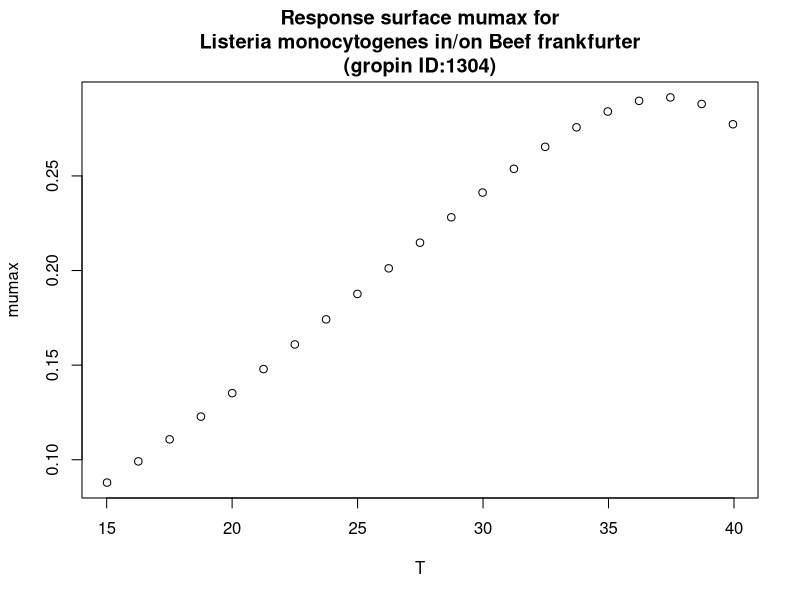

This chart was generated by the following R code:
#############################
# start of Parameter script
#############################
T <- seq(15.015,39.96003996004,length.out=21)
#############################
# end of Parameter script
#############################
############################# 
# start of Model script Gropin ID 1304 
#############################
 
# constant coefficients for this model
 
variables <- data.frame(T)
argumentsPar <- expand.grid(variables)
 
# heart of the model
response_surface <- function(T) {
   mumax <-0.00153*((T-0.109)^1.5)*(1-exp(0.210*(T-46.03)))

return(mumax=mumax)
} 

# output parameters
responseSurface <- cbind(argumentsPar,response_surface(argumentsPar['T']))
colnames(responseSurface) <- c(colnames(argumentsPar),'mumax')
#############################
# End of Model script
#############################
############################# 
# start of Visualisation script Gropin ID 1304 
#############################
plot(T,responseSurface$'mumax',xlab='T',
                          ylab='mumax',main='Response surface mumax for
Listeria monocytogenes in/on Beef frankfurter
(gropin ID:1304)')
#############################
# End of Visualisation script
#############################
